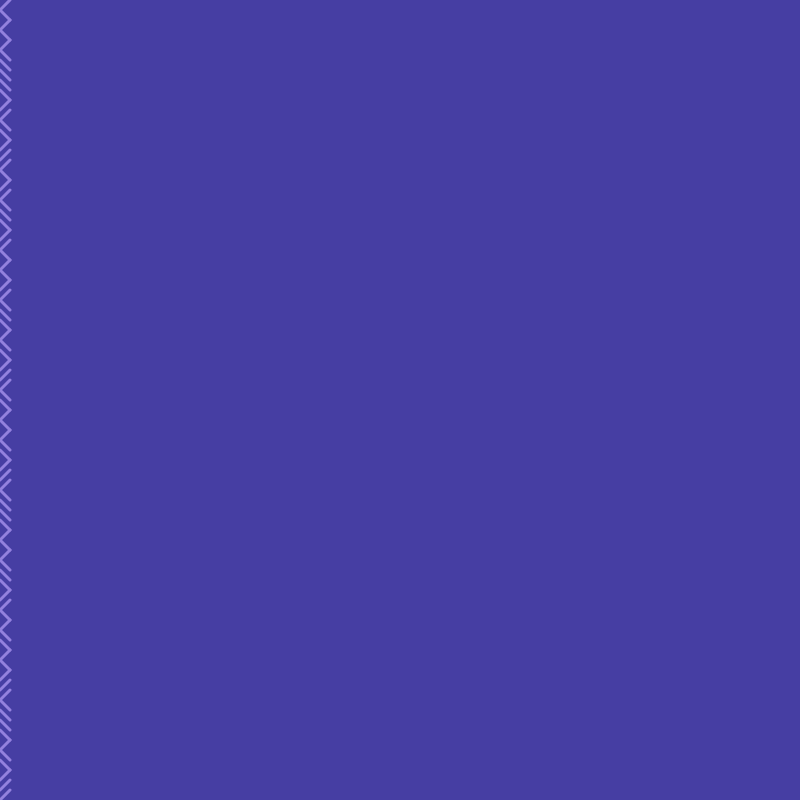
Frame 1 (no input)
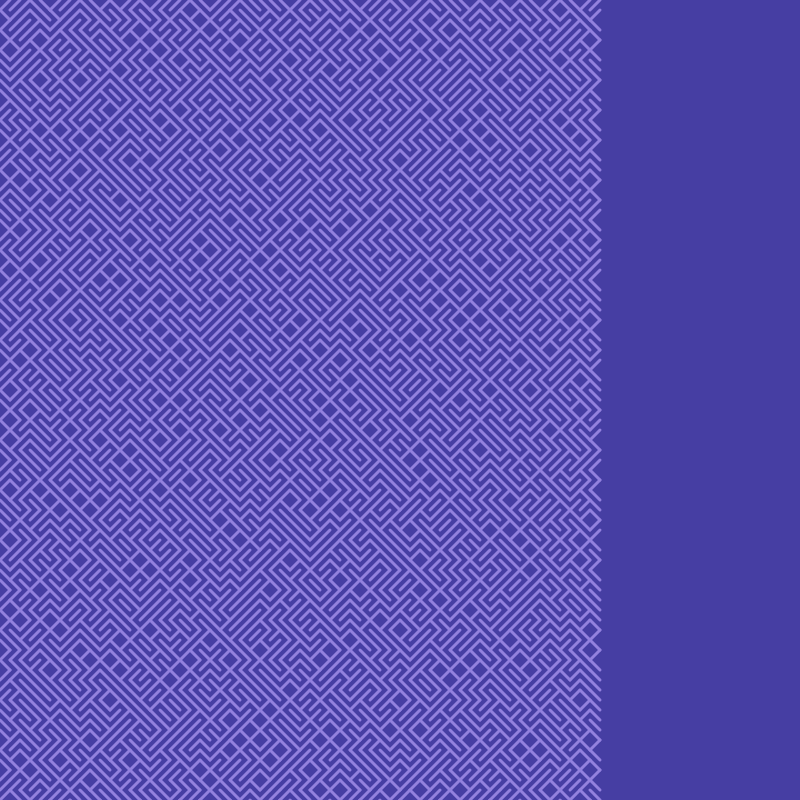
Frame 60 (no input)
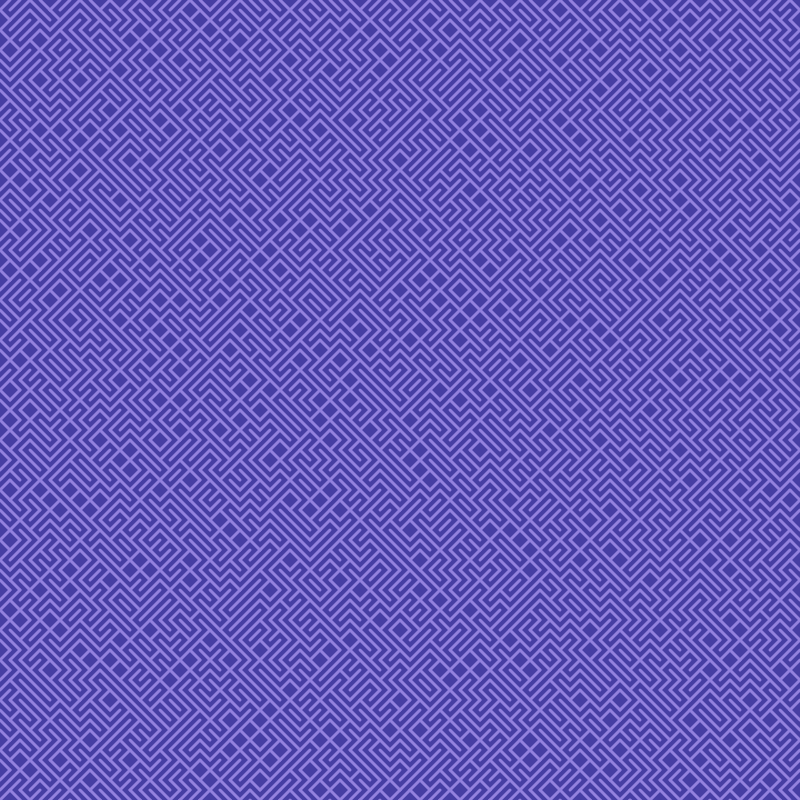
Frame 120 (the mouse pressed at the canvas centre since frame 60)

The p5.js sketch that drew these frames (run headless with seeded random() and noise() and a simulated clock; from frame 60 on, the mouse is pressed at the canvas centre):

// p5.js sketch
// ── sketch.js
// 2020 © @barsab, Daniele @Fupete and the course DSII2020 at DESIGN.unirsm 
// github.com/dsii-2020-unirsm — github.com/fupete
// Educational purposes, MIT License, 2020, San Marino

function setup() {
  createCanvas(800,800);
  background('#463ea3');
  smooth();
 stroke('#9381de');
}

let n = 0;

function draw() {
    
      strokeWeight(3);

 if(n<width){
  for( let i = 0; i< height+10; i+=10) {
    let rand = int(random(2));
    if(rand == 0) {
      line(n,i,n+10,i+10);
    } else {
      line(n+10,i,n,i+10);
    }
  }
  }
  n+=10;  
}
